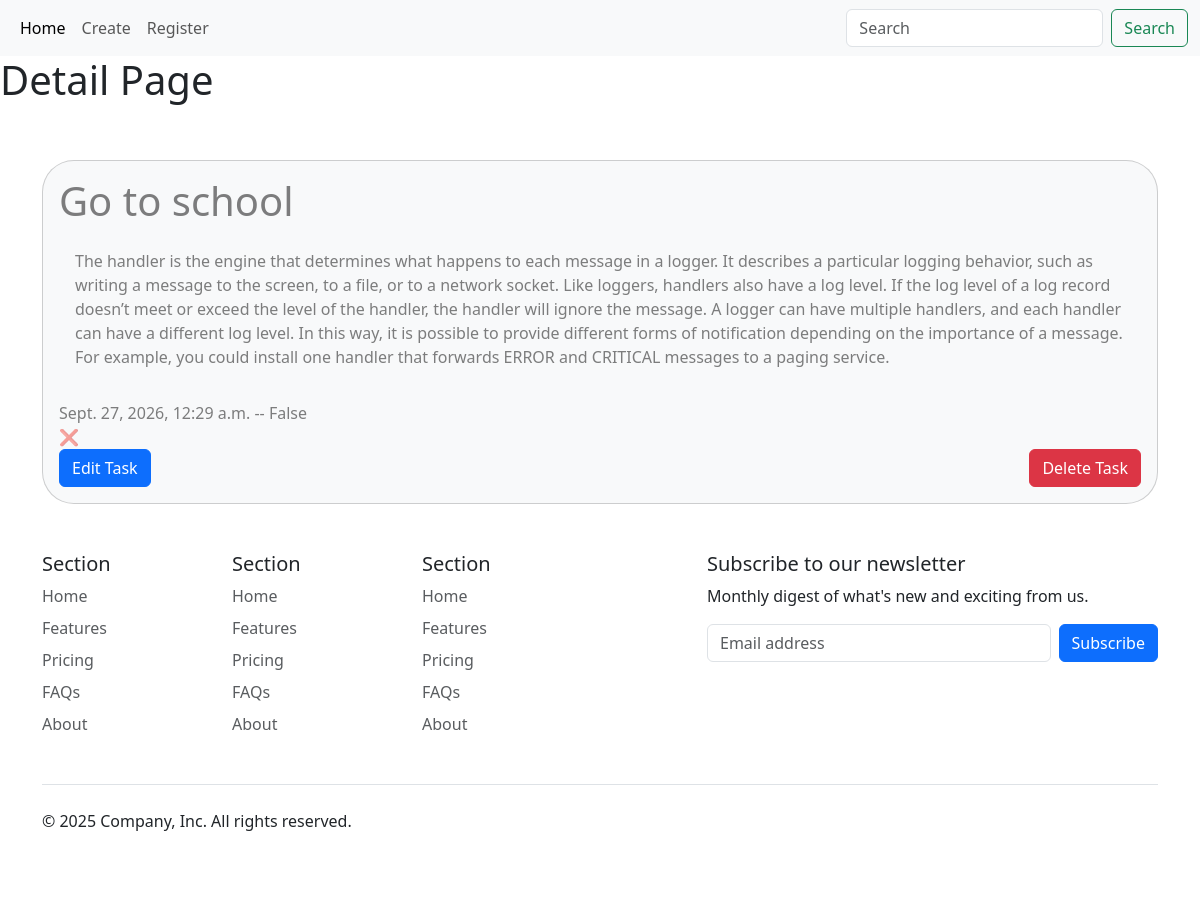
Page /detail/1/ on the committed database.
### home/models.py (models this page shows, shortened)
class Todo(models.Model):
    title = models.CharField(max_length=200)
    content = models.TextField()
    is_done = models.BooleanField(default=False)
    created_at = models.DateTimeField(auto_now_add=True)
    updated_at = models.DateTimeField(auto_now=True)

### home/views.py (the view)
# urls.py: path('detail/<int:todo_id>/',views.detail , name='detail'),
def detail(request:Any , todo_id):
    todo = Todo.objects.get(id=todo_id)
    return render(request, template_name='home/detail.html' , context={'todo': todo})

### home/templates/home/detail.html
{% extends 'base.html' %}
{% block content %}
  <h1>Detail Page</h1>
  <div class="container pt-5 d-flex    justify-content-center gap-5 flex-wrap flex-row">
    <div class="card bg-body-tertiary text-black-50  p-3 rounded rounded-5">
        <h1 class="card-title">{{ todo.title }}</h1>
        <p class="card-body">{{ todo.content }}</p>
        <span>{{ todo.created_at }} -- {{ todo.is_done }}</span>
        <span>
            {% if todo.is_done %}
                ✔
            {% else %}
                ❌
            {% endif %}
        </span>
        <div class="d-flex justify-content-between ">
            <a href="{% url 'update' todo.id %}" class="btn btn-primary">Edit Task</a>
        <a href="{% url 'delete' todo.id %}" class="btn btn-danger">Delete Task</a></div>
    </div>
</div>
{% endblock %}

### rows in the picture
Todo: title "Go to school", content "The handler is the engine that determines what happens to each message in a logger. It describes a particular logging behavior, such as writing a message to the screen, to a file, or to a network socket. Like loggers, handlers also have a log level. If the log level of a log record doesn’t meet or exceed the level of the handler, the handler will ignore the message. A logger can have multiple handlers, and each handler can have a different log level. In this way, it is possible to provide different forms of notification depending on the importance of a message. For example, you could install one handler that forwards ERROR and CRITICAL messages to a paging service.", created_at "Sept. 27, 2026, 12:29 a.m.", is_done "False"
